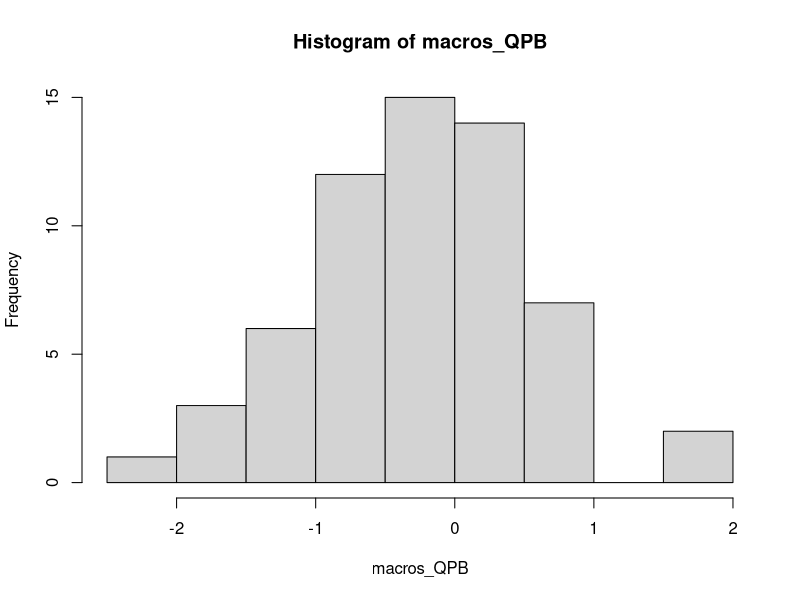

This figure's R source: (Note: this script raises an error after producing the figure.)




# --------------------------------------------------------
# Long-term ecosystem response: Macroinvertebrate density
# Prieta B
# Date: Sun Jul 21 2024 14:34:56
# Pablo E. Gutierrez-Fonseca
# pabloe.gutierrezfonseca@gmail.com
# --------------------------------------------------------



# cleans global environment
rm(list = ls())



# Create a data frame with Decapoda_QPA data (2017-10-05 (after H. Maria, time 0) to 2022-09-01)
macros_QPB <- c(0.416040634, 
                0.759091842, 1.909426685, -1.686774259, -0.173728192, 1.748084406, 
                -0.356049749, -1.608812717, -1.877451187, -1.123304901, 0.010575526, 
                -0.222518356, -0.392417393, -1.138809088, -0.722981193, 0.235697317, 
                0.26298946, -0.915665536, -0.241446366, -0.430157721, -0.722981193, 
                -0.061250208, -2.078816347, -0.993627078, -0.765092678, -0.662963183, 
                -0.061250208, -0.966958831, -0.831784052, -1.154557445, -0.235097138, 
                0.30442665, 0.501400483, 0.086802892, -1.138809088, -1.078184466, 
                0.441832752, -0.294713744, 0.292176462, -0.003007521, -0.033590944, 
                -0.046091107, 0.132028763, 0.309954708, -0.797507196, -0.604135803, 
                -0.561118418, 0.072390496, 0.624797603, 0.708050586, -0.758286483, 
                0.540996501, 0.260283098, -0.262965045, 0.922875611, 0.787638024, 
                0.193272388, -1.020650747, -0.262965045, 0.348836496)



event <- seq(1, length(macros_QPB))
data <- data.frame(event, macros_QPB)


hist(macros_QPB)
shapiro.test(macros_QPB)

###########################################################################
# Linear model (mod.1) ----------------------------------------------------
# Create a linear model
mod.1 <- lm(macros_QPB ~ event, data = data)
# Print the summary of the linear model
summary(mod.1)

# Get R-squared value and p-value
r_squared_mod.1 <- summary(mod.1)$r.squared
p_value_mod.1 <- summary(mod.1)$coefficients[2, 4]
# Print R-squared value and p-values
cat("R-squar:", r_squared_mod.1, "\n")
cat("P-value:", p_value_mod.1, "\n")

# Create a ggplot
mod.1.plot <- ggplot(data, aes(x = event, y = macros_QPB)) +
  geom_point() +         # Scatter plot points
  geom_smooth(method = "lm", se = FALSE) +  # Trend line without confidence interval
  labs(title = "Canopy QPA and Trend Line",
       x = "Event",
       y = "Macroinvertebrates QPB") +
  theme_minimal()

mod.1.plot



###########################################################################
# Humped yield curve (mod.2) ----------------------------------------------
# Define the Nelson-Siegel function
nelson_siegel <- function(x, beta0, beta1, beta2, tau) {
  y <- beta0 + (beta1 + beta2) * (1 - exp(-x / tau)) / (x / tau) - beta2 * exp(-x / tau)
  return(y)
}

# Initial parameter values
start_params <- c(beta0 = 0.5, beta1 = -0.5, beta2 = 0.5, tau = 1)
# Fit the model using nlsLM
mod.2 <- nlsLM(macros_QPB ~ nelson_siegel(event, beta0, beta1, beta2, tau), 
               data = data, 
               start = start_params)

summary(mod.2)
# Extract R-squared and p-value
# Calculate the R-squared value manually
fitted_values <- fitted(mod.2)
observed_values <- data$macros_QPB
mean_observed <- mean(observed_values)
ss_total <- sum((observed_values - mean_observed)^2)
ss_residual <- sum((observed_values - fitted_values)^2)
r_square_mod.2 <- 1 - ss_residual / ss_total
pvalue_mod.2 <- summary(mod.2)$coefficients[4, 4]  # P-value for the 'tau' parameter

# Print R-squared value and p-values
cat("R-squared:", r_square_mod.2, "\n")
cat("P-value:", pvalue_mod.2, "\n")


# Calculate the predicted values from the model
predicted_values <- predict(mod.2, newdata = data.frame(event = event))

# Create a ggplot
mod.2.plot <- ggplot(data, aes(x = event, y = macros_QPB)) +
  geom_point(color = "blue") +
  geom_line(aes(y = predicted_values), color = "blue") +
  labs(title = "Macroinvertebrates QPA and Fitted Nelson-Siegel Curve",
       x = "Event",
       y = "Macoinvertebrates QPB") +
  theme_minimal()

mod.2.plot



###########################################################################
# Inverted Parabola Curve (mod. 3) ----------------------------------------
# Fit a quadratic regression model
mod.3 <- lm(macros_QPB ~ event + I(event^2), data=data)
# Get model summary
summary(mod.3)

# Extract R-squared value and p-value
r_squared.mod3 <- summary(mod.3)$r.squared
p_value.mod3 <- summary(mod.3)$coefficients[4]  # P-value for the quadratic term
# Display results
cat("R-squared:", r_squared.mod3, "\n")
cat("R-squared:", p_value.mod3, "\n")

# Create a new data frame for prediction
new_data <- data.frame(event = seq(1, length(macros_QPB), length.out = 100))

# Predict using the model
predictions <- predict(mod.3, newdata = new_data)

# Create a ggplot for visualization
mod.3.plot <- ggplot(data, aes(x = event, y = macros_QPB)) +
  geom_point() +
  geom_line(data = data.frame(event = new_data$event, macros_QPA = predictions), 
            aes(x = event, y = macros_QPA), color = "blue") +
  labs(title = "Inverted Parabolic Curve Fit",
       x = "Event",
       y = "Macros QPB") +
  theme_minimal()

mod.3.plot



###########################################################################
# Logistic curve (mod.4) --------------------------------------------------
# Define the logistic function
logistic_function <- function(x, A, B, C, D) {
  A + (B - A) / (1 + exp(-C * (x - D)))
}

# Try different starting parameter values
start_params <- list(A = -1, B = 1, C = 0.1, D = median(data$event))

# Fit the model using nls.lm algorithm
mod.4 <- nlsLM(macros_QPB ~ logistic_function(event, A, B, C, D),
               data = data,
               start = start_params)

# Check the summary of the model
summary(mod.4)


# Calculate residuals
residuals <- residuals(mod.4)
# Calculate R-squared value
ss_residuals <- sum(residuals^2)
ss_total <- sum((data$macros_QPB - mean(data$macros_QPB))^2)
r_squared <- 1 - (ss_residuals / ss_total)
# Print R-squared value
cat("R-squared:", sprintf("%.4f", r_squared), "\n")

# Generate predictions using the model
new_data <- data.frame(event = seq(1, length(macros_QPB), length.out = 100))
predictions <- predict(mod.4, newdata = new_data)

# Create a ggplot for visualization
mod.4.plot <- ggplot(data, aes(x = event, y = macros_QPB)) +
  geom_point() +
  geom_line(data = data.frame(event = new_data$event, macros_QPB = predictions), 
            aes(x = event, y = macros_QPB), color = "red") +
  labs(title = "Logistic Curve Fit",
       x = "Event",
       y = "Macros QPA") +
  theme_minimal()

mod.4.plot




###########################################################################
# Logarithmic curve (mod.5) -----------------------------------------------
# Fit a logarithmic curve model
mod.5 <- nls(macros_QPB ~ a * log(event) + b, data = data, start = list(a = 1, b = 1))

# Get summary of the model
summary(mod.5)

# Calculate R-squared manually
ss_total <- sum((data$macros_QPA - mean(data$macros_QPB))^2)
ss_residual <- sum(residuals(mod.5)^2)
r_squared <- 1 - (ss_residual / ss_total)

# Calculate p-values using t-distribution
coefs <- coef(mod.5)
std_errors <- sqrt(diag(vcov(mod.5)))
t_values <- coefs / std_errors
p_values <- 2 * (1 - pt(abs(t_values), df = length(data$event) - length(coefs)))

# Display results
cat("R-squared:", r_squared, "\n")
cat("Parameter estimates:\n")
print(coefs)
cat("Standard errors:\n")
print(std_errors)
cat("t-values:\n")
print(t_values)
cat("p-values:","\n")
print(p_values)


# Create a data frame with predicted values
pred_data <- data.frame(event = data$event, 
                        macros_QPB_pred = predict(mod.5, newdata = data))

# Create a ggplot
mod.5.plot <- ggplot(data, aes(x = event, y = macros_QPB)) +
  geom_point() +
  geom_line(data = pred_data, aes(x = event, y = macros_QPB_pred), color = "blue") +
  labs(title = "Logarithmic Curve Fitting",
       x = "Event",
       y = "Macroinvertebrados QPB") +
  theme_minimal()

mod.5.plot




###########################################################################
# Exponential curve (mod.6) -----------------------------------------------
# Define the exponential function
exponential <- function(x, A, B, C) {
  A * exp(B * x) + C
}

# Fit the exponential curve
mod.6 <- nls(macros_QPB ~ exponential(event, A, B, C), 
             data = data,
             start = list(A = 1, B = 0.1, C = 0))

# Get summary of the fitted model
fit_summary <- summary(mod.6)

# Calculate total sum of squares
total_ss <- sum((data$macros_QPB - mean(data$macros_QPB))^2)
# Calculate residual sum of squares
residual_ss <- sum(fit_summary$residuals^2)
# Calculate R-squared value
rsquared <- 1 - residual_ss / total_ss
# Extract p-values
p_values <- fit_summary$coefficients[, "Pr(>|t|)"]
# Print the results
cat("R-squared value:", rsquared, "\n")
cat("P-values for parameters:\n")
print(p_values)


# Create a new data frame for prediction
new_data <- data.frame(event = seq(1, length(macros_QPB), length.out = 100))
new_data$predicted <- predict(mod.6, newdata = new_data)

# Plot the data and fitted curve using ggplot2
mod.6.plot <- ggplot(data, aes(x = event, y = macros_QPB)) +
  geom_point() +
  geom_line(data = new_data, aes(x = event, y = predicted), color = "blue") +
  labs(x = "Event", y = "Macroinvertebrados QPB") +
  ggtitle("Exponential Curve Fitting") +
  theme_minimal()

mod.6.plot




###########################################################################
# Gompertz asymmetric sigmoid model curve (mod.7) -------------------------
# Gompertz function
gompertz_asymmetric <- function(x, A, b, c, d) {
  y = A * exp(-b * exp(-c * x)) + d
  return(y)
}

mod.7 <- nlsLM(macros_QPB ~ gompertz_asymmetric(event, A, b, c, d),
               data = data,
               start = list(A = 1, b = 1, c = 1, d = 0))

rss <- sum(residuals(mod.7)^2)
tss <- sum((data$macros_QPB - mean(data$macros_QPB))^2)
rsquared_mod.7 <- 1 - (rss / tss)
pvalue_mod.7 <- summary(mod.7)$coefficients[,"Pr(>|t|)"]["A"]

cat("R-squared value:", rsquared_mod.7, "\n")
cat("p-value value:", pvalue_mod.7, "\n")


curve_data <- data.frame(event = seq(1, length(macros_QPB), length.out = 100))
curve_data$predicted <- predict(mod.7, newdata = curve_data)

mod.7.plot <- ggplot(data, aes(x = event, y = macros_QPB)) +
  geom_point() +
  geom_line(data = curve_data, aes(x = event, y = predicted), color = "red") +
  labs(title = "Gompertz Asymmetric Sigmoid Model Fit",
       x = "Event", y = "Macroinvertebrates QPA") +
  theme_minimal()

mod.7.plot



###########################################################################
# Goniometric curve (mod.8) -----------------------------------------------
# Define the goniometric function
goniometric <- function(x, a, b, c, d) {
  a * sin(b * x + c) + d
}

# Fit the model using nonlinear least squares with adjusted initial values and different algorithm
mod.8 <- nls(macros_QPB ~ goniometric(event, a, b, c, d), 
             data = data,
             start = list(a = 1, b = 1, c = 0, d = mean(macros_QPB)),
             algorithm = "port")

# Extract coefficients
coefficients <- coef(mod.8)
# Print coefficients
print(coefficients)
# Calculate R-squared value
residuals <- residuals(mod.8)
SSR <- sum(residuals^2)
SST <- sum((data$macros_QPB - mean(data$macros_QPB))^2)
R_squared <- 1 - SSR / SST
cat("R-squared value:", R_squared, "\n")

# Calculate p-value
summary_fit <- summary(mod.8)
p_value.mod8 <- summary_fit$coefficients[4, "Pr(>|t|)"]
cat("p-value:", p_value.mod8, "\n")


# Generate predicted values from the fitted model
data$predicted <- predict(mod.8)

# Create a ggplot with the original data and fitted curve
mod.8.plot <- ggplot(data, aes(x = event, y = macros_QPB)) +
  geom_point() +
  geom_line(aes(y = predicted), color = "blue") +
  labs(title = "Fitted Goniometric Curve",
       x = "Event",
       y = "Macroinvertebrates QPB") +
  theme_minimal()

mod.8.plot

(mod.1.plot + mod.2.plot + mod.3.plot + mod.4.plot) /
  (mod.5.plot + mod.6.plot + mod.7.plot + mod.8.plot)





###########################################################################
# Function to compute AICc
AICc <- function(fit, return.K = FALSE) {
  n <- length(residuals(fit))
  k <- length(coef(fit)) + 1  # Including the intercept
  aic <- -2 * logLik(fit) + 2 * k
  aicc <- aic + (2 * k * (k + 1)) / (n - k - 1)
  if (return.K) return(k) else return(aicc)
}

n <- length(data$macros_QPB)  # Number of observations

aic_mod.1 <- AICc(mod.1)
aic_mod.2 <- AICc(mod.2)
aic_mod.3 <- AICc(mod.3)
aic_mod.4 <- AICc(mod.4)
aic_mod.5 <- AICc(mod.5)
aic_mod.6 <- AICc(mod.6)
aic_mod.7 <- AICc(mod.7)
aic_mod.8 <- AICc(mod.8)

# Store AICc values in a vector
aic_values <- c(aic_mod.1, aic_mod.2, aic_mod.3, aic_mod.4, aic_mod.5, aic_mod.6, aic_mod.7, aic_mod.8)

# Sort AICc values in ascending order
sorted_indices <- order(aic_values)

# Print sorted AICc values and corresponding model numbers
for (i in sorted_indices) {
  cat("AICc Mod.", i, ":", aic_values[i], "\n")
}



# AIC weight  -------------------------------------------------------------
# Compute ??AICc
delta_aic <- aic_values - min(aic_values)

# Compute Akaike weights
akaike_weights <- exp(-0.5 * delta_aic) / sum(exp(-0.5 * delta_aic))

# Combine into a table
model_table <- data.frame(
  Model = paste0("Mod.", 1:8),
  AICc = aic_values,
  Delta_AICc = delta_aic,
  Akaike_Weight = akaike_weights
)

# Sort table by AICc
model_table <- model_table[order(model_table$AICc), ]
print(model_table)

